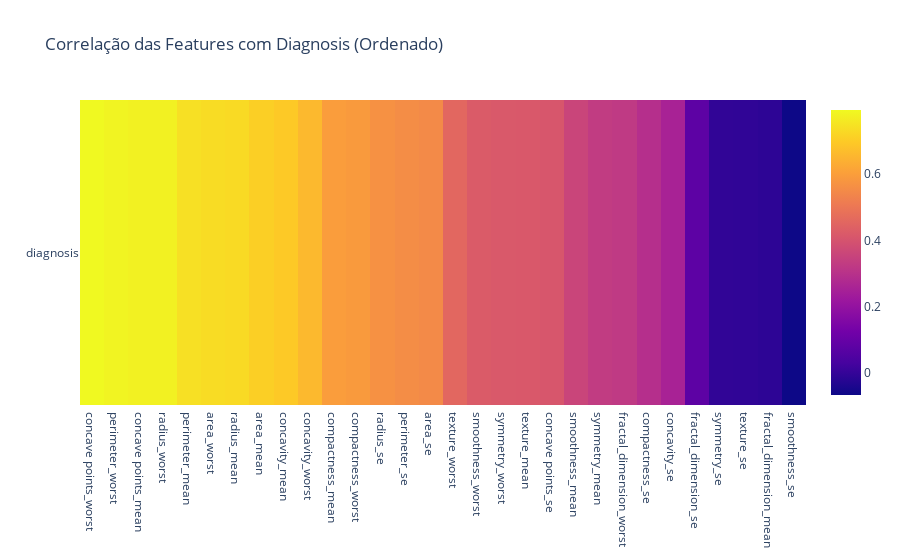

The notebook cell saved with this chart:
### Code cell
corr_diagnosis = df_numeric.corr()['diagnosis'].drop('diagnosis').sort_values(ascending=False)
corr_df = pd.DataFrame({
    'Feature': corr_diagnosis.index,
    'Correlação': corr_diagnosis.values
})

fig = px.imshow(
    corr_diagnosis.values.reshape(1, -1),
    x=corr_diagnosis.index,
    y=['diagnosis'],
    aspect="auto",
    title='Correlação das Features com Diagnosis (Ordenado)',
)

fig.show()

### Figure 1 — Plotly figure (JSON) as saved in the notebook; plotly's stock layout.template omitted (floating-point values rounded to 4 significant figures)
{"data": [{"coloraxis": "coloraxis", "hovertemplate": "x: %{x}<br>y: %{y}<br>color: %{z}<extra></extra>", "name": "0", "type": "heatmap", "x": ["concave points_worst", "perimeter_worst", "concave points_mean", "radius_worst", "perimeter_mean", "area_worst", "radius_mean", "area_mean", "concavity_mean", "concavity_worst", "compactness_mean", "compactness_worst", "radius_se", "perimeter_se", "area_se", "texture_worst", "smoothness_worst", "symmetry_worst", "texture_mean", "concave points_se", "smoothness_mean", "symmetry_mean", "fractal_dimension_worst", "compactness_se", "concavity_se", "fractal_dimension_se", "symmetry_se", "texture_se", "fractal_dimension_mean", "smoothness_se"], "xaxis": "x", "y": ["diagnosis"], "yaxis": "y", "z": [[0.7936, 0.7829, 0.7766, 0.7765, 0.7426, 0.7338, 0.73, 0.709, 0.6964, 0.6596, 0.5965, 0.591, 0.5671, 0.5561, 0.5482, 0.4569, 0.4215, 0.4163, 0.4152, 0.408, 0.3586, 0.3305, 0.3239, 0.293, 0.2537, 0.07797, -0.006522, -0.008303, -0.01284, -0.06702]]}], "layout": {"coloraxis": {"colorscale": [[0, "#0d0887"], [0.1111, "#46039f"], [0.2222, "#7201a8"], [0.3333, "#9c179e"], [0.4444, "#bd3786"], [0.5556, "#d8576b"], [0.6667, "#ed7953"], [0.7778, "#fb9f3a"], [0.8889, "#fdca26"], [1, "#f0f921"]]}, "title": {"text": "Correlação das Features com Diagnosis (Ordenado)"}, "xaxis": {"anchor": "y", "domain": [0, 1]}, "yaxis": {"anchor": "x", "autorange": "reversed", "domain": [0, 1]}}}
